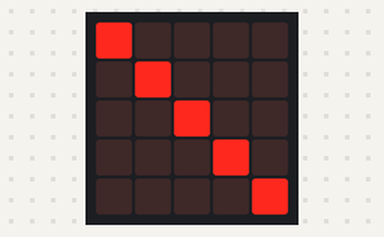
Bench run of a program on a simulated BBC micro:bit (MakeCode). Parts: the board's 5×5 LED display.

Above: at 0.05 s.
At 0.46 s:
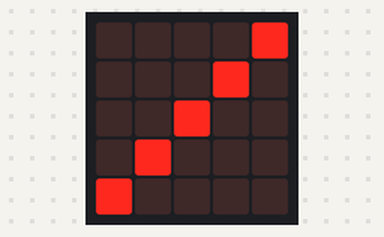
At 1.07 s:
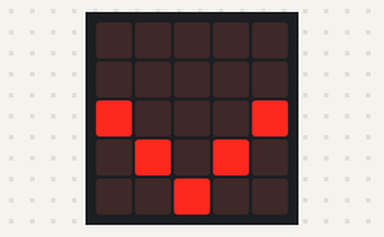

The program:

main.ts
```typescript
let x = 0
let y = 0
let x1 = 1
let y1 = 1
let x2 = 2
let y2 = 2
let x3 = 3
let y3 = 3
let x4 = 4
let y4 = 4
basic.forever(function () {

})
basic.forever(function () {
    led.plot(x, y)
    while (y < 4) {
        led.plot(x, y)
        basic.pause(100)
        led.unplot(x, y)
        y += 1
        led.plot(x, y)
    }
    while (y > 0) {
        led.plot(x, y)
        basic.pause(100)
        led.unplot(x, y)
        y += -1
        led.plot(x, y)
    }
})
basic.forever(function () {
    led.plot(x2, y2)
    while (y2 < 4) {
        led.plot(x2, y2)
        basic.pause(100)
        led.unplot(x2, y2)
        y2 += 1
        led.plot(x2, y2)
    }
    while (y2 > 0) {
        led.plot(x2, y2)
        basic.pause(100)
        led.unplot(x2, y2)
        y2 += -1
        led.plot(x2, y2)
    }
})
basic.forever(function () {
    led.plot(x1, y1)
    while (y1 < 4) {
        led.plot(x1, y1)
        basic.pause(100)
        led.unplot(x1, y1)
        y1 += 1
        led.plot(x1, y1)
    }
    while (y1 > 0) {
        led.plot(x1, y1)
        basic.pause(100)
        led.unplot(x1, y1)
        y1 += -1
        led.plot(x1, y1)
    }
})
basic.forever(function () {
    led.plot(x3, y3)
    while (y3 < 4) {
        led.plot(x3, y3)
        basic.pause(100)
        led.unplot(x3, y3)
        y3 += 1
        led.plot(x3, y3)
    }
    while (y3 > 0) {
        led.plot(x3, y3)
        basic.pause(100)
        led.unplot(x3, y3)
        y3 += -1
        led.plot(x3, y3)
    }
})
basic.forever(function () {
    led.plot(x4, y4)
    while (y4 < 4) {
        led.plot(x4, y4)
        basic.pause(100)
        led.unplot(x4, y4)
        y4 += 1
        led.plot(x4, y4)
    }
    while (y4 > 0) {
        led.plot(x4, y4)
        basic.pause(100)
        led.unplot(x4, y4)
        y4 += -1
        led.plot(x4, y4)
    }
})
```

test.ts
```typescript
// les tests vont ici ; cela ne sera pas compilé si ce paquet est utilisé en tant qu'extension.
```

Measured:
- by itself, everything shown: repeats every 0.82 s, in 8 steps
